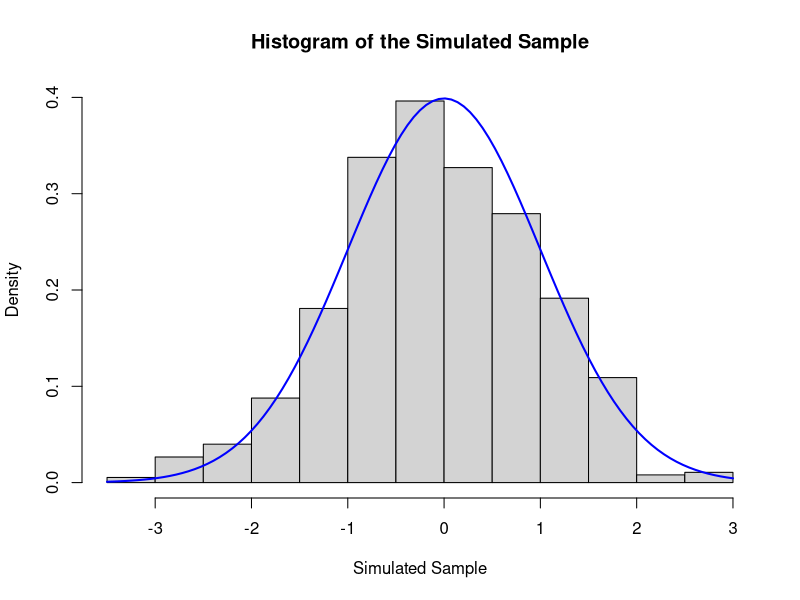
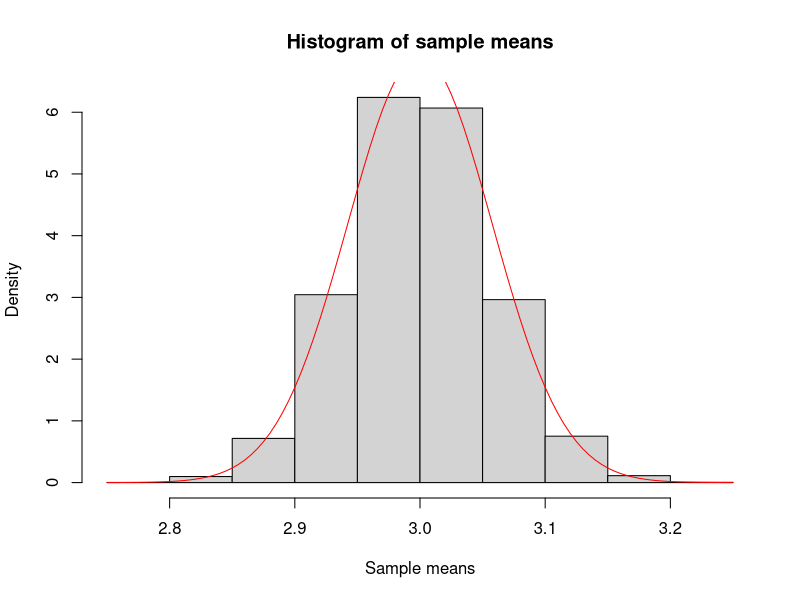
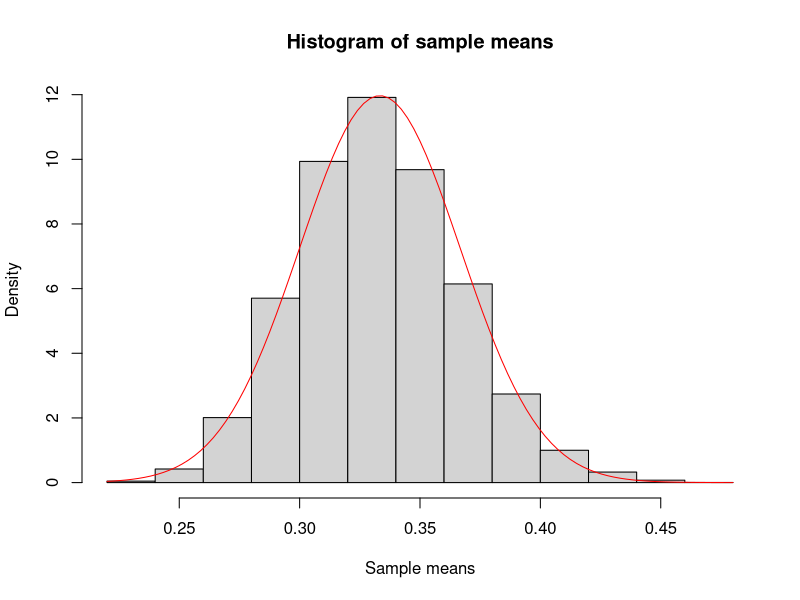
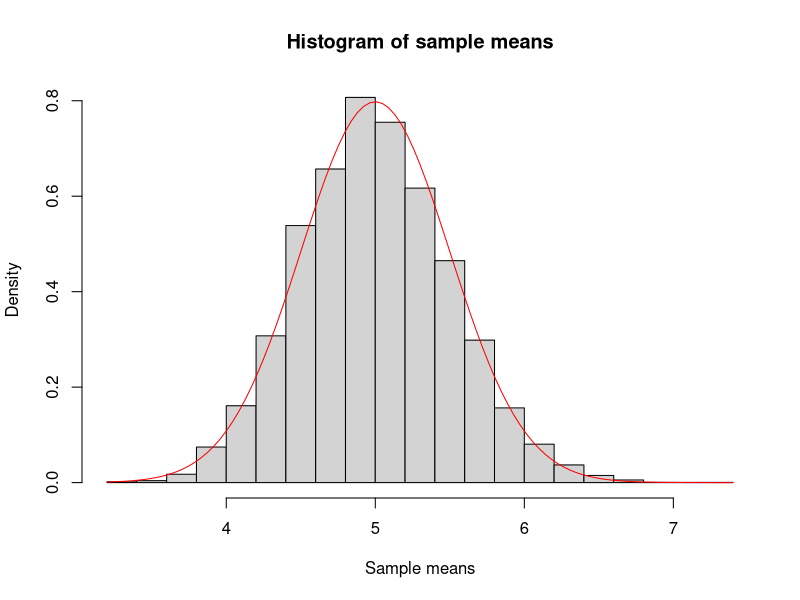
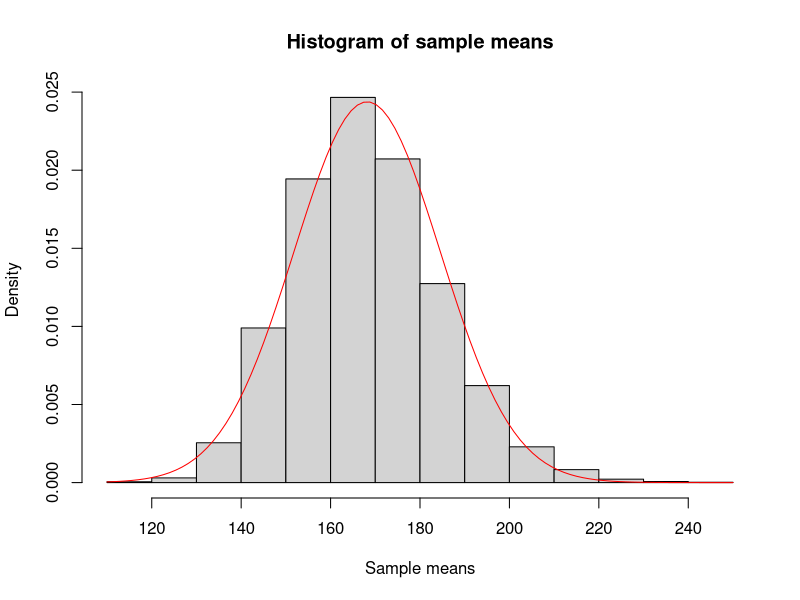

Here is the R script that generated these plots, in order:

###Answer 1 
f1 <- function(n){
  outcome = c()
  for(i in 1:n){
    a = 7
    b = 4
    games <- sample(c("T","H"), 4, replace = TRUE, prob = c(7/11,4/11))
    a = a + sum(games == "T")
    b = b + sum(games == "H")
    if (a == 8) outcome[i] = "T"
    else if (b == 8) outcome[i] = "H"
    else outcome[i] = "No"
  }
  final <- sum(outcome == "H")
  return(final/n)
}

f1(100000)

# Analytically answer would be (4/11)^4

### Answer 2

normal <- function(n, mu, sigma){
  result = c()
  for(i in 1:n){
    repeat{
      u1 <- runif(1)
      u2 <- runif(1)
      x <- -log(u1)
      if (u2 > exp(-((x-1)^2)/2)) break
      else u3 <- runif(1)
      if (u3 > 0.5) result[i] = (mu + sigma*x)
      else result[i] = (mu - sigma*x)
    }
  }
  return(result)
}

simulation <- normal(1000, 0, 1)
hist(simulation, prob = T, ylim = c(0,0.4), xlab = "Simulated Sample",
     main = "Histogram of the Simulated Sample")
curve(dnorm(x,0,1), add = T, col = 'blue', lwd = 2)


#Answer 3 

lcg <- function(n, seed, a, c, m){
  rng <- c()
  for (i in 1:n) {
    temp <- seed
    rng[i] <- ((a*temp) + c) %% m
    seed <- rng[i]
  }
  return(rng)
}

t <- lcg(n = 10000, seed = 1, a = 7^5, c = 0, m = (2^31-1));t

# Counting frequency
mini <- min(t)
maxi <- max(t)
freq <- as.numeric(table(cut(t, breaks = seq(mini, maxi, length.out = 21))))

# Chi-square test
chisq.test(freq)

#As the p value is greater than 0.1 hence we fail to reject the null hypothesis!!


###Answer 4 

data <- c(52,55,58,59,65,43,73,43,50,48,53,45,50,47,45,39,42,43,40,50)
chisq.test(data)

## for alpha 
# 0.1 -  we reject null hypothesis 
#0.05 -  we fail to reject null hypothesis

freq_10 <- data[seq(1,length(data),2)] + data[seq(2,length(data),2)]
chisq.test(freq_10)
# 0.1 -  we fail to reject null hypothesis 
#0.05 -  we fail to reject null hypothesis



#Solution of 5 

sample <- lcg(n = 20, seed = 1, a = 5, c = 1, m = 16)

ks.test(sample, 'punif', exact = 0)
ks.test(sample, 'pnorm', exact = 0)

##for both the cases we fail to reject null hypothesis!! 


# Solution of problem - 6 

# uniform distrbution
uniform <- function(nsim, n, minimum , maximum){
  xbar = c()
  for (i in 1:nsim){
    xbar[i] = mean(runif(n = n, min = minimum, max = maximum))
  } 
  mu <- (minimum + maximum)/2
  sigma <- sqrt(((maximum-minimum)^2)/12)
  s_xbar = sigma/sqrt(n)
  hist(xbar, prob = TRUE, 
       main = "Histogram of sample means", 
       xlab = "Sample means")
  curve(dnorm(x, mean = mu, sd = s_xbar), add = T, col = 'red')
}

uniform(10000,100,2,4)

# exponential distrbution
exponential <- function(nsim, n, lambda){
  xbar = c()
  for (i in 1:nsim){
    xbar[i] = mean(rexp(n = n, rate = lambda))
  } 
  mu <- 1/lambda
  sigma <- 1/lambda
  s_xbar = sigma/sqrt(n)
  hist(xbar, prob = TRUE, 
       main = "Histogram of sample means", 
       xlab = "Sample means")
  curve(dnorm(x, mean = mu, sd = s_xbar), add = T, col = 'red')
}

exponential(10000,100,3)

# weibull distribution
weibull <- function(nsim, n, lambda, k){
  xbar = array(0, dim = nsim)
  for (i in 1:nsim){
    xbar[i] = mean(rweibull(n = n, shape = k, scale = lambda))
  } 
  mu <- lambda*gamma(1+(1/k))
  sigma <- lambda*sqrt(gamma(1+(2/k)) - (gamma(1+(1/k)))^2)
  s_xbar = sigma/sqrt(n)
  hist(xbar, prob = TRUE,
       main = "Histogram of sample means", 
       xlab = "Sample means")
  curve(dnorm(x, mean = mu, sd = s_xbar), add = T, col = 'red')
}

weibull(10000,100,5,1)

# lognormal distribution
lognormal <- function(nsim, n, mean_log, sd_log){
  xbar = array(0, dim = nsim)
  for (i in 1:nsim){
    xbar[i] = mean(rlnorm(n, mean_log, sd_log))
  } 
  mu <- exp(mean_log + (sd_log^2)/2)
  sigma <- sqrt((exp(sd_log^2)-1)*exp((2*mean_log)+(sd_log^2)))
  s_xbar <- sigma/sqrt(n)
  hist(xbar, prob = TRUE, 
       main = "Histogram of sample means", 
       xlab = "Sample means")
  curve(dnorm(x, mean = mu, sd = s_xbar), add = T, col = 'red')
}

lognormal(10000,30,5,0.5)


## Answer 7 and Answer 8 (submitted via online pdf)


# Solution of problem - 9 

price <- c(17,18,19,20,22,24,26,28,30)
demand <- c(40,38,35,30,28,25,22,21,20)
cor(price, demand)



# Solution of problem - 10 
cor(price, demand, method = 'spearman')
